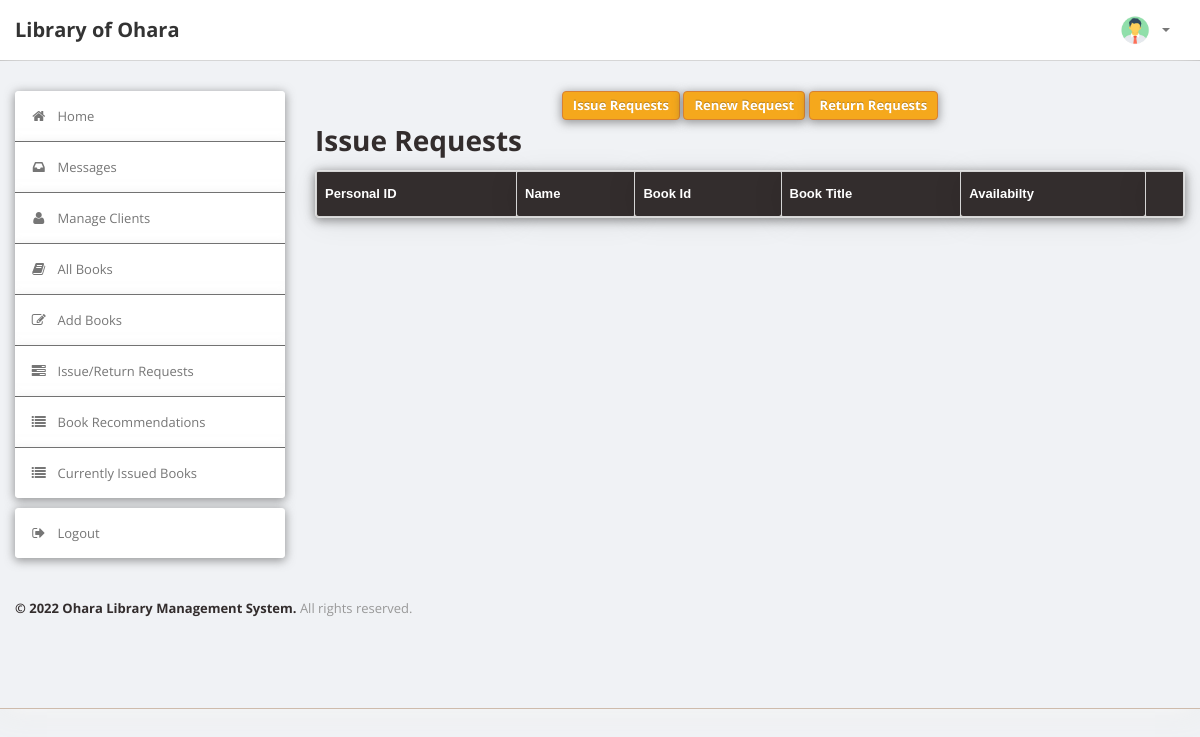
The page /LibraryManagementSystem/admin/issue_requests.php (signed in) on the database as committed earlier.
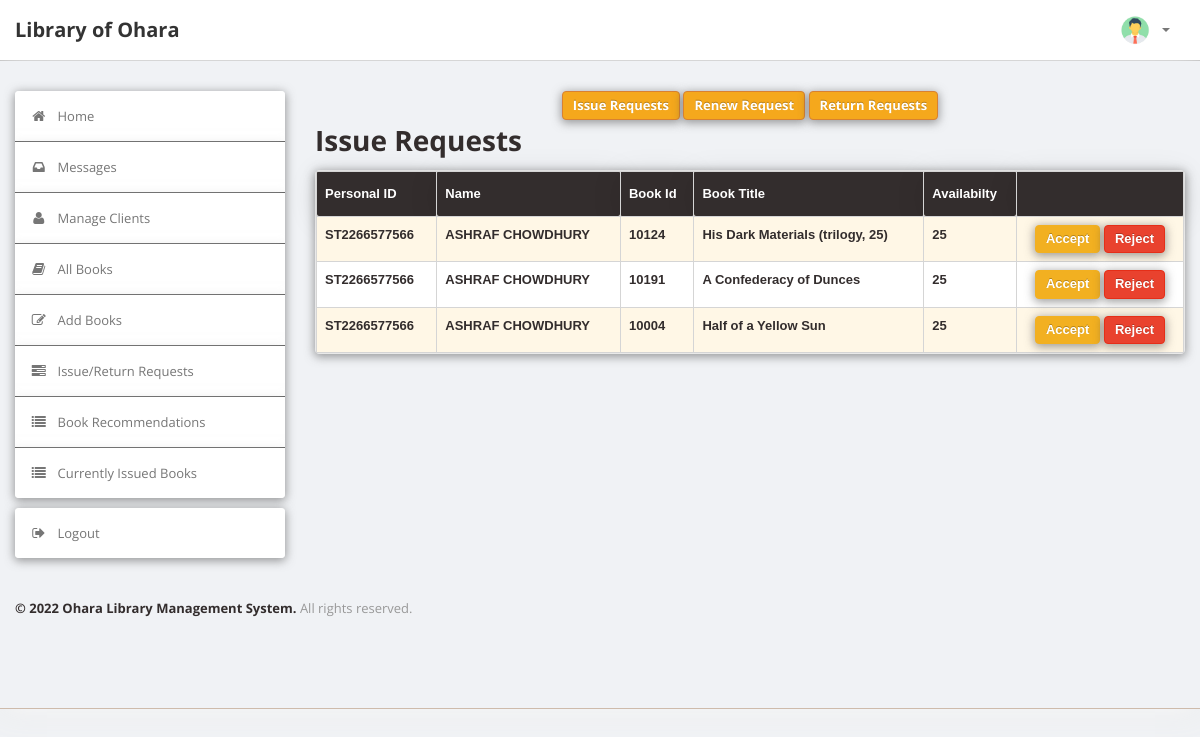
The same page on the database as committed later.
### tables this page shows
CREATE TABLE `user` (
  `Personal_ID` varchar(50) NOT NULL,
  `Name` varchar(50) DEFAULT NULL,
  `Gender` varchar(8) DEFAULT NULL,
  `Type` varchar(15) DEFAULT NULL,
  `EmailId` varchar(50) DEFAULT NULL,
  `MobNo` bigint(11) DEFAULT NULL,
  `Password` varchar(50) DEFAULT NULL
);

CREATE TABLE `book` (
  `BookId` int(10) NOT NULL,
  `Title` varchar(50) DEFAULT NULL,
  `Genre` varchar(50) DEFAULT NULL,
  `Year` int(4) DEFAULT NULL,
  `Availability` int(3) DEFAULT NULL
);

### LibraryManagementSystem/admin/issue_requests.php (the view, shortened to what the changed rows need)
<?php
require('dbconn.php');
?>
<?php
if ($_SESSION['Personal_ID']) {
    ?>
    <!DOCTYPE html>
    <html lang="en">
    <head>
        <link type="text/css" href="bootstrap/css/bootstrap.min.css" rel="stylesheet">
        <link type="text/css" href="bootstrap/css/bootstrap-responsive.min.css" rel="stylesheet">
        <link type="text/css" href="css/theme.css" rel="stylesheet">
        <link type="text/css" href="images/icons/css/font-awesome.css" rel="stylesheet">
    </head>
    <body>
    <div class="wrapper">
        <div class="container">
            <div class="row">
                <div class="span9">
                    <h1><b>Issue Requests</b></h1>
                    <div class="module">
                        <table class="table" id="tables">
                            <thead>
                            <tr>
                                <th>Personal ID</th>
                                <th>Name</th>
                                <th>Book Id</th>
                                <th>Book Title</th>
                                <th>Availabilty</th>
                                <th></th>
                            </tr>
                            </thead>
                    </div>
                    <?php
                    $sql = "select user.Personal_ID,Name, book.BookId,Title,Availability from LMS.record,LMS.book,LMS.user where Date_of_Issue is NULL and record.BookId=book.BookId and record.Personal_ID=user.Personal_ID order by Time";
                    $result = $conn->query($sql);
                    while ($row = $result->fetch_assoc()) {
                        $Personal_ID = $row['Personal_ID'];
                        $Name = $row['Name'];
                        $bookid = $row['BookId'];
                        $Title = $row['Title'];
                        $avail = $row['Availability'];
                        ?>
                        <tr>
                            <td><b><?php echo strtoupper($Personal_ID) ?></b></td>
                            <td><b><?php echo strtoupper($Name) ?></b></td>
                            <td><b><?php echo $bookid ?></b></td>
                            <td><b><?php echo $Title ?></b></td>
                            <td><b><?php echo $avail ?></b></td>
                            <td>
                                <center>
                                    <?php
                                    if ($avail > 0) {
                                        echo "<a href=\"accept.php?id1=" . $bookid . "&id2=" . $Personal_ID . "\" class=\"btn btn-success\">Accept</a>";
                                    }
                                    ?>
                                    <a href="reject.php?id1=<?php echo $bookid ?>&id2=<?php echo $Personal_ID ?>"
                                       class="btn btn-danger">Reject</a>
                                </center>
                            </td>
                        </tr>
                    <?php } ?>
                </div>
            </div>
        </div>
    </div>
    </body>
    </html>
<?php } else {
    echo "<script type='text/javascript'>alert('Access Denied!!!')</script>";
} ?>

Rows that differ between the two databases and show on the page:
added user: Personal_ID "ST2266577566", Name "ASHRAF CHOWDHURY", book.BookId "10124", book.Title "His Dark Materials (trilogy, 25)", book.Availability "25", book.BookId "10191", book.Title "A Confederacy of Dunces", book.BookId "10004", book.Title "Half of a Yellow Sun"
